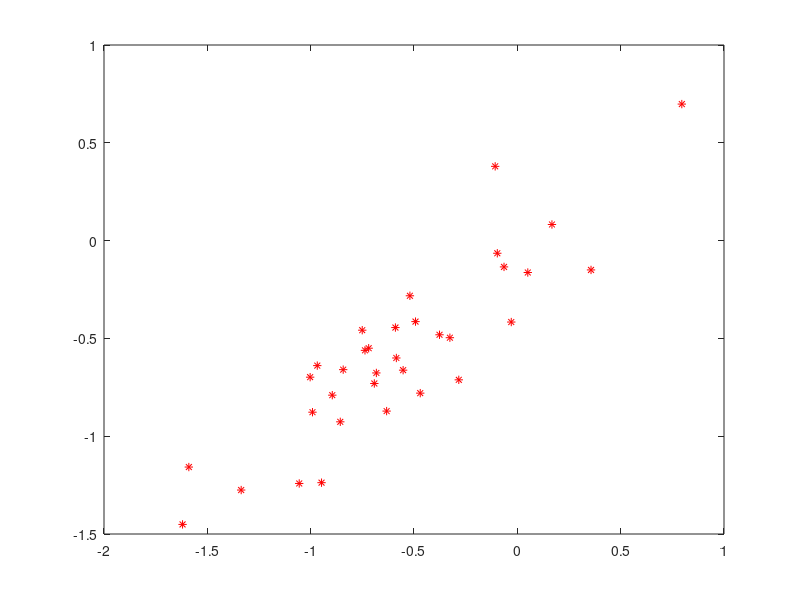

The MATLAB source for this figure: (Note: this script raises an error after producing the figure.)
load('X1.mat')
load('X4.mat')
load('Y2.mat')

%X1
%R2=0.7815 , RMSE=0.2384
stepwisefit(X1,Y2); % calculates features
Xsel1=X1(:,[929,958,294,799,841]);  
Xsel2=[ones(size(Xsel1,1),1) Xsel1];
%calculate Coefficiants
B=inv(Xsel2'*Xsel2)*(Xsel2'*Y2);
bar(B(2:end,1));
Yhat=Xsel2*B;
plot(Y2,Yhat,'r*');
%calculate R2&RMSE
[R2,RMSE] = R2RMSE(Y2,Yhat);

%X4
%R2=0.7815 , RMSE=0.2384
stepwisefit(X4,Y2); % calculates features
Xsel2=X4(:,[929,958,294,799,841]);  
Xsel2=[ones(size(Xsel2,1),1) Xsel2];
%calculate Coefficiants
B=inv(Xsel2'*Xsel2)*(Xsel2'*Y2);
bar(B(2:end,1));
Yhat=Xsel2*B;
plot(Y2,Yhat,'r*');
%calculate R2&RMSE
[R2,RMSE] = R2RMSE(Y2,Yhat);

%validation
%MCCV
[R2t,RMSEt,R2CV,RMSECV,MeanR2CV,MeanRMSEV]=MCCVMLR(Xsel1,Y2,1000);
[R2t,RMSEt,R2CV,RMSECV,MeanR2CV,MeanRMSEV]=MCCVMLR(Xsel2,Y2,1000);
%LOOMLR
[R2C,RMSEC,R2V,RMSEV]=LOOMLR(Xsel1,Y2);
[R2C,RMSEC,R2V,RMSEV]=LOOMLR(Xsel2,Y2);

%save matlab matrix
save MLR1 Xsel1;
save MLR4 Xsel2;
%save data in Excel
writetable(table(Xsel1),'MLR1.xlsx','Sheet',1,'Range','A1');
writetable(table(Xsel1),'MLR4.xlsx','Sheet',1,'Range','A1');